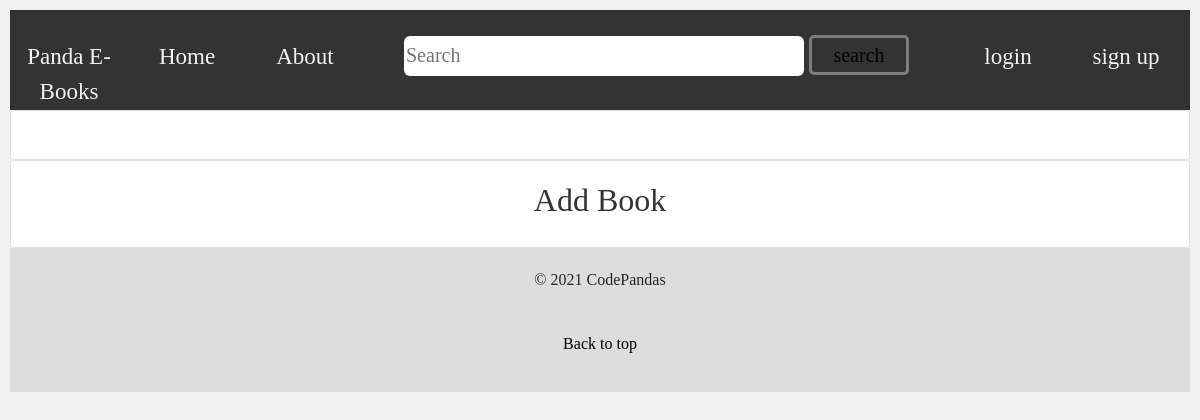
The page /panda-online-library/category/ficition/ on the database as committed earlier.
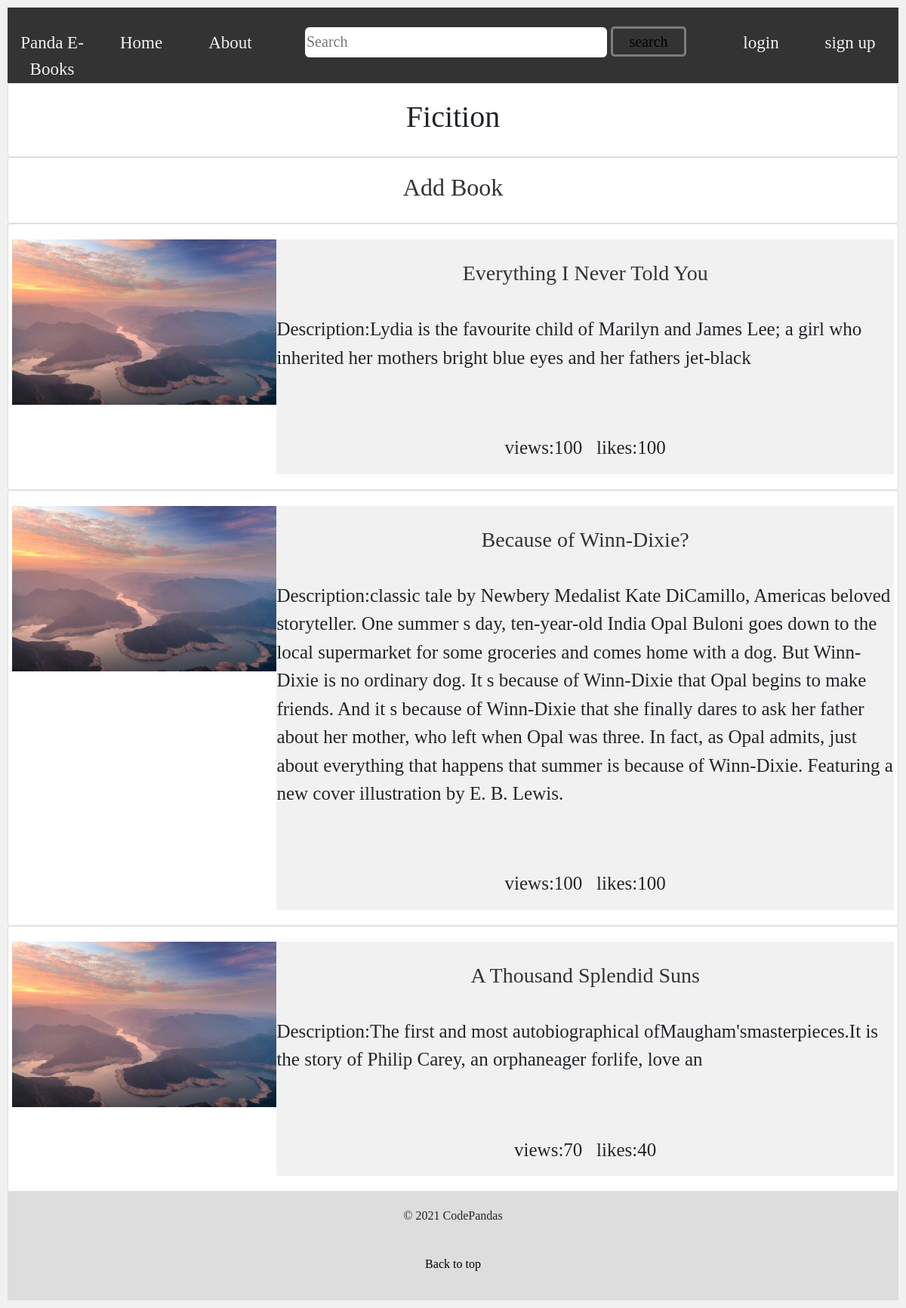
The same page on the database as committed later.
### panda/models.py (models this page shows, shortened)
class Category(models.Model):
    MAX_LENGTH = 200
    name = models.CharField(max_length=MAX_LENGTH,unique=True)
    likes = models.IntegerField(default=0)
    Sdescription =models.CharField(max_length=MAX_LENGTH)
    slug = models.SlugField(unique=True,blank=True)
    class Meta:
        verbose_name_plural = 'Categories'

class Book(models.Model):
    TITLE_MAX_SIZE = 128
    category = models.ForeignKey(Category, on_delete=models.CASCADE)
    name = models.CharField(max_length=TITLE_MAX_SIZE)
    slug = models.SlugField(unique=True,blank=True)
    views = models.IntegerField(default=0)
    image = models.ImageField(upload_to='book_images',blank = True)
    likes = models.IntegerField(default=0)
    rating = models.FloatField(default=0.0)
    description = models.CharField(max_length=1000)
    def photo_url(self):
        if self.image and hasattr(self.image, 'url'):
            return self.image.url
        else:
            return '/media/book_images/rango.jpg'

### panda/views.py (the view)
# urls.py: path('category/<slug:category_name_slug>/',views.show_category, name='show_category'),
def show_category(request,category_name_slug):
    context_dict={}
    try:
        category = Category.objects.get(slug=category_name_slug)
        books = Book.objects.filter(category=category)
        context_dict['books'] = books
        context_dict['category'] = category
    except Category.DoesNotExist:
        context_dict['category'] = None
        context_dict['books'] = None
    return render(request, 'panda/category.html', context=context_dict)

### templates/panda/category.html
{% extends 'panda/base.html' %}
{% load staticfiles %}
{% block main_block %}
    <div class="card">
        <h1>{{category.name}}</h1>
    </div>
    <div class="card">
        <h2><a href="{% url 'panda:add_book' category.slug %}">Add Book</a></h2>
    </div>
    {% if books %}
    {% for book in books %}
    <div class="card">
        <div class="row">
            <div class="l_column">
                <img src="{{book.photo_url}}" width="100%">
            </div>
            <div class="r_column">
                <a class="nav-link" href="{% url 'panda:show_book' book.slug %}"><h3>{{book.name}}</h3></a>
                <p class="description">Description:{{book.description}}</p>
                <p class="views">views:{{book.views}} &nbsp; likes:{{book.likes}}</p>
            </div>
        </div>
    </div>
    {% endfor %}
    {% endif %}
{% endblock %}

### templates/panda/base.html (shortened to what this page needs)
<!DOCTYPE html>
{% load staticfiles %}
<html lang="en">
    <head>
        <link rel="stylesheet" href="/static/css_js/css/bootstrap.min.css">
        <link rel="stylesheet" href="/static/css_js/css/base.css">
    </head>
    <body>
            <div class="topnav">
                <div class="barTitile"><a  href="{% url 'panda:homepage' %}">Panda E-Books</a></div>
                <div><a class="nav-link" href="{% url 'panda:homepage' %}">Home </a></div>
                <div><a class="nav-link" href="{% url 'panda:homepage' %}">About </a></div>
                <div class="topsearch">
                    <form role="search" method="get" id="searchform" action="{% url 'panda:search' %}">
                        <input type="search" name="q" placeholder="Search" required>
                        <button type="submit">search</button>
                    </form>
                </div>
                {% if user.is_authenticated %}
                    <a href="{% url 'panda:profile' user.username %}">{{user.username}}'profile</a>
                    <a href="{% url 'panda:add_category' %}">Add Category</a>
                    <a href="{% url 'auth_logout' %}?next={% url 'panda:homepage' %}" >Logout</a>
                {% else %}
                <a  href="{% url 'auth_login' %}">login</a>
                <a  href="{% url 'registration_register' %}">sign up</a>
                {% endif %}
            </div>
            {% block main_block %}
           {% endblock %}
           <div class="footer">
            <p>&copy; 2021 CodePandas </p><br/>
            <p><a href="#top"  class="backtotop">Back to top</a></p>
          </div>
    </body>
</html>

### static/css_js/css/base.css (style rules this page uses)
* { box-sizing: border-box; }
body { font-family: MV Boli; padding: 10px; background: #f1f1f1; }
.topnav { overflow: hidden; background-color: #333; height: 100px; }
.topnav a { height: 100px; float: left; width: 10%; display: block; color: #f2f2f2; text-align: center; text-decoration: none; font-size: 23px; padding-top: 30px; }
.topsearch { float: left; padding: 25px 40px 20px; font-size: 20px; }
.topsearch input { height: 40px; width: 400px; border: #ddd; border-radius: 6px; }
.topsearch button { height: 40px; width: 100px; border: solid rgb(129, 123, 123); border-radius: 5px; background-color:#333; }
.l_column { float: left; width: 30%; }
.r_column { float: left; width: 70%; background-color: #f1f1f1; font-size: 25px; }
.r_column a { margin-top: 20px; margin-bottom: 20px; height: 60px; width: 100%; border: none; font-size: 20px; }
.card { background-color: white; padding: 20px; text-align: center; }
.card a { text-decoration: none; color: #333; }
.row:after { content: ""; display: table; clear: both; }
.footer { padding: 20px; text-align: center; background: #ddd; width: 100%; }
.backtotop { text-decoration: none; color: black; }
.barTitile { font-family: Brush Script MT; }
.views { margin-top: 10%; }
.description { margin-top: 20px; text-align: left; }

Rows that differ between the two databases and show on the page:
added Category: name "Ficition"
added Book: name "Everything I Never Told You", description "Lydia is the favourite child of Marilyn and James Lee; a girl who inherited her mothers bright blue eyes and her fathers jet-black", views "100", likes "100"
added Book: name "Because of Winn-Dixie?", description "classic tale by Newbery Medalist Kate DiCamillo, Americas beloved storyteller. One summer s day, ten-year-old India Opal Buloni goes down to the local supermarket for some groceries and comes home with a dog. But Winn-Dixie is no ordinary dog. It s because of Winn-Dixie that Opal begins to make friends. And it s because of Winn-Dixie that she finally dares to ask her father about her mother, who left when Opal was three. In fact, as Opal admits, just about everything that happens that summer is because of Winn-Dixie. Featuring a new cover illustration by E. B. Lewis.", views "100", likes "100"
added Book: name "A Thousand Splendid Suns", description "The first and most autobiographical ofMaugham'smasterpieces.It is the story of Philip Carey, an orphaneager forlife, love an", views "70", likes "40"
